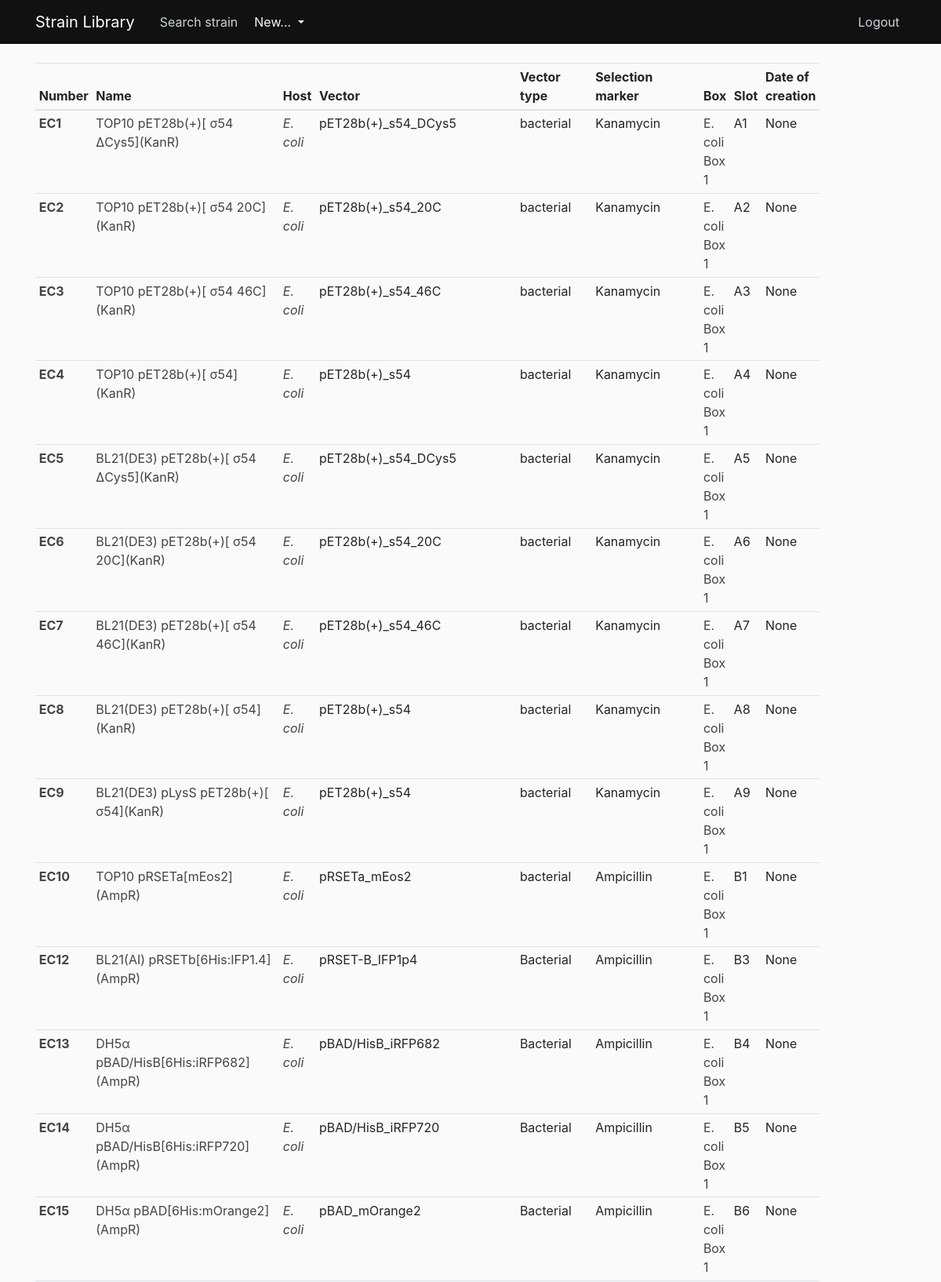
The app's page /results?box=E.+coli+Box+1 (signed in, upper part) with its own data.
### strain_library/models.py (models this page shows, shortened)
class Strain(db.Model):
    __tablename__ = 'strain'
    id = db.Column(db.Integer, primary_key=True)
    number = db.Column(db.String, nullable=False, unique=True)
    name = db.Column(db.String, nullable=False)
    host = db.Column(db.String, nullable=False)
    vector = db.Column(db.String)
    vector_type = db.Column(db.String)
    selection_marker = db.Column(db.String)
    box = db.Column(db.String)
    slot = db.Column(db.String)
    date_of_creation = db.Column(db.Date)
    comments = db.Column(db.Text)
    user_id = db.Column(db.Integer, db.ForeignKey('user.id'), nullable=False)
    type = db.Column(db.String)
    __mapper_args__ = {
        'polymorphic_identity':'strain',
        'polymorphic_on':type
    }

class EcoliStrain(Strain):
    __tablename__ = 'ecolistrainlist'
    id = db.Column(db.Integer, db.ForeignKey('strain.id'), primary_key=True)
    __mapper_args__ = {
        'polymorphic_identity':'ecolistrainlist'
    }

class Strain(db.Model):
    __tablename__ = 'strain'
    id = db.Column(db.Integer, primary_key=True)
    number = db.Column(db.String, nullable=False, unique=True)
    name = db.Column(db.String, nullable=False)
    host = db.Column(db.String, nullable=False)
    vector = db.Column(db.String)
    vector_type = db.Column(db.String)
    selection_marker = db.Column(db.String)
    box = db.Column(db.String)
    slot = db.Column(db.String)
    date_of_creation = db.Column(db.Date)
    comments = db.Column(db.Text)
    user_id = db.Column(db.Integer, db.ForeignKey('user.id'), nullable=False)
    type = db.Column(db.String)
    __mapper_args__ = {
        'polymorphic_identity':'strain',
        'polymorphic_on':type
    }

### strain_library/routes.py (the view)
@app.route('/results')
@login_required
def results():
    host = request.args.get('host')
    box = request.args.get('box')
    if host:
        strains = Strain.query.filter_by(host=host).all()
        return render_template('results.html', strains=strains)
    if box:
        strains = Strain.query.filter_by(box=box).all()
        return render_template('results.html', strains=strains)
    strains = Strain.query.all()
    return render_template('results.html', strains=strains)

### strain_library/models.py (called while the page is built)
@login_manager.user_loader
def load_user(user_id):
    return User.query.get(int(user_id))

### strain_library/templates/results.html
{% extends "layout.html" %}
{% block content %}
    <table class="table table-sm table-hover">
        <thead>
          <tr>
            <th scope="col">Number</th>
            <th scope="col">Name</th>
            <th scope="col">Host</th>
            <th scope="col">Vector</th>
            <th scope="col">Vector type</th>
            <th scope="col">Selection marker</th>
            <th scope="col">Box</th>
            <th scope="col">Slot</th>
            <th scope="col">Date of creation</th>
          </tr>
        </thead>
        <tbody>
            {% for strain in strains %}
            <tr>
                <th scope="row" ><a class="article-title" href="{{ url_for('strain', strain_id=strain.id) }}">{{ strain.number }}</a></th>
                <td><a class="article-title" href="{{ url_for('strain', strain_id=strain.id) }}">{{ strain.name }}</a></td>
                <td><i><a class="article-title" href="{{ url_for('results', host=strain.host) }}">{{ strain.host }}</a></i></td>
                <td>{{ strain.vector }}</td>
                <td>{{ strain.vector_type }}</td>
                <td>{{ strain.selection_marker }}</td>
                <td><a class="article-title" href="{{ url_for('results', box=strain.box) }}">{{ strain.box }}</a></td>
                <td>{{ strain.slot }}</td>
                <td>{{ strain.date_of_creation }}</td>
            </tr>
            {% endfor %}
        </tbody>
      </table>
{% endblock content %}

### strain_library/static/main.css (style rules this page uses)
body { background: #fafafa; color: #333333; margin-top: 5rem; }
.article-title { color: #444444; }

### records on screen
EcoliStrain: number "EC1", name "TOP10 pET28b(+)[ σ54 ΔCys5](KanR)", host "E. coli", vector "pET28b(+)_s54_DCys5", vector_type "bacterial", selection_marker "Kanamycin", box "E. coli Box 1", slot "A1", date_of_creation "None"
EcoliStrain: number "EC2", name "TOP10 pET28b(+)[ σ54 20C](KanR)", host "E. coli", vector "pET28b(+)_s54_20C", vector_type "bacterial", selection_marker "Kanamycin", box "E. coli Box 1", slot "A2", date_of_creation "None"
EcoliStrain: number "EC3", name "TOP10 pET28b(+)[ σ54 46C](KanR)", host "E. coli", vector "pET28b(+)_s54_46C", vector_type "bacterial", selection_marker "Kanamycin", box "E. coli Box 1", slot "A3", date_of_creation "None"
EcoliStrain: number "EC4", name "TOP10 pET28b(+)[ σ54](KanR)", host "E. coli", vector "pET28b(+)_s54", vector_type "bacterial", selection_marker "Kanamycin", box "E. coli Box 1", slot "A4", date_of_creation "None"
EcoliStrain: number "EC5", name "BL21(DE3) pET28b(+)[ σ54 ΔCys5](KanR)", host "E. coli", vector "pET28b(+)_s54_DCys5", vector_type "bacterial", selection_marker "Kanamycin", box "E. coli Box 1", slot "A5", date_of_creation "None"
EcoliStrain: number "EC6", name "BL21(DE3) pET28b(+)[ σ54 20C](KanR)", host "E. coli", vector "pET28b(+)_s54_20C", vector_type "bacterial", selection_marker "Kanamycin", box "E. coli Box 1", slot "A6", date_of_creation "None"
EcoliStrain: number "EC7", name "BL21(DE3) pET28b(+)[ σ54 46C](KanR)", host "E. coli", vector "pET28b(+)_s54_46C", vector_type "bacterial", selection_marker "Kanamycin", box "E. coli Box 1", slot "A7", date_of_creation "None"
EcoliStrain: number "EC8", name "BL21(DE3) pET28b(+)[ σ54](KanR)", host "E. coli", vector "pET28b(+)_s54", vector_type "bacterial", selection_marker "Kanamycin", box "E. coli Box 1", slot "A8", date_of_creation "None"
EcoliStrain: number "EC9", name "BL21(DE3) pLysS pET28b(+)[ σ54](KanR)", host "E. coli", vector "pET28b(+)_s54", vector_type "bacterial", selection_marker "Kanamycin", box "E. coli Box 1", slot "A9", date_of_creation "None"
EcoliStrain: number "EC10", name "TOP10 pRSETa[mEos2](AmpR)", host "E. coli", vector "pRSETa_mEos2", vector_type "bacterial", selection_marker "Ampicillin", box "E. coli Box 1", slot "B1", date_of_creation "None"
EcoliStrain: number "EC12", name "BL21(AI) pRSETb[6His:IFP1.4](AmpR)", host "E. coli", vector "pRSET-B_IFP1p4", vector_type "Bacterial", selection_marker "Ampicillin", box "E. coli Box 1", slot "B3", date_of_creation "None"
EcoliStrain: number "EC13", name "DH5α pBAD/HisB[6His:iRFP682](AmpR)", host "E. coli", vector "pBAD/HisB_iRFP682", vector_type "Bacterial", selection_marker "Ampicillin", box "E. coli Box 1", slot "B4", date_of_creation "None"
EcoliStrain: number "EC14", name "DH5α pBAD/HisB[6His:iRFP720](AmpR)", host "E. coli", vector "pBAD/HisB_iRFP720", vector_type "Bacterial", selection_marker "Ampicillin", box "E. coli Box 1", slot "B5", date_of_creation "None"
EcoliStrain: number "EC15", name "DH5α pBAD[6His:mOrange2](AmpR)", host "E. coli", vector "pBAD_mOrange2", vector_type "Bacterial", selection_marker "Ampicillin", box "E. coli Box 1", slot "B6", date_of_creation "None"
